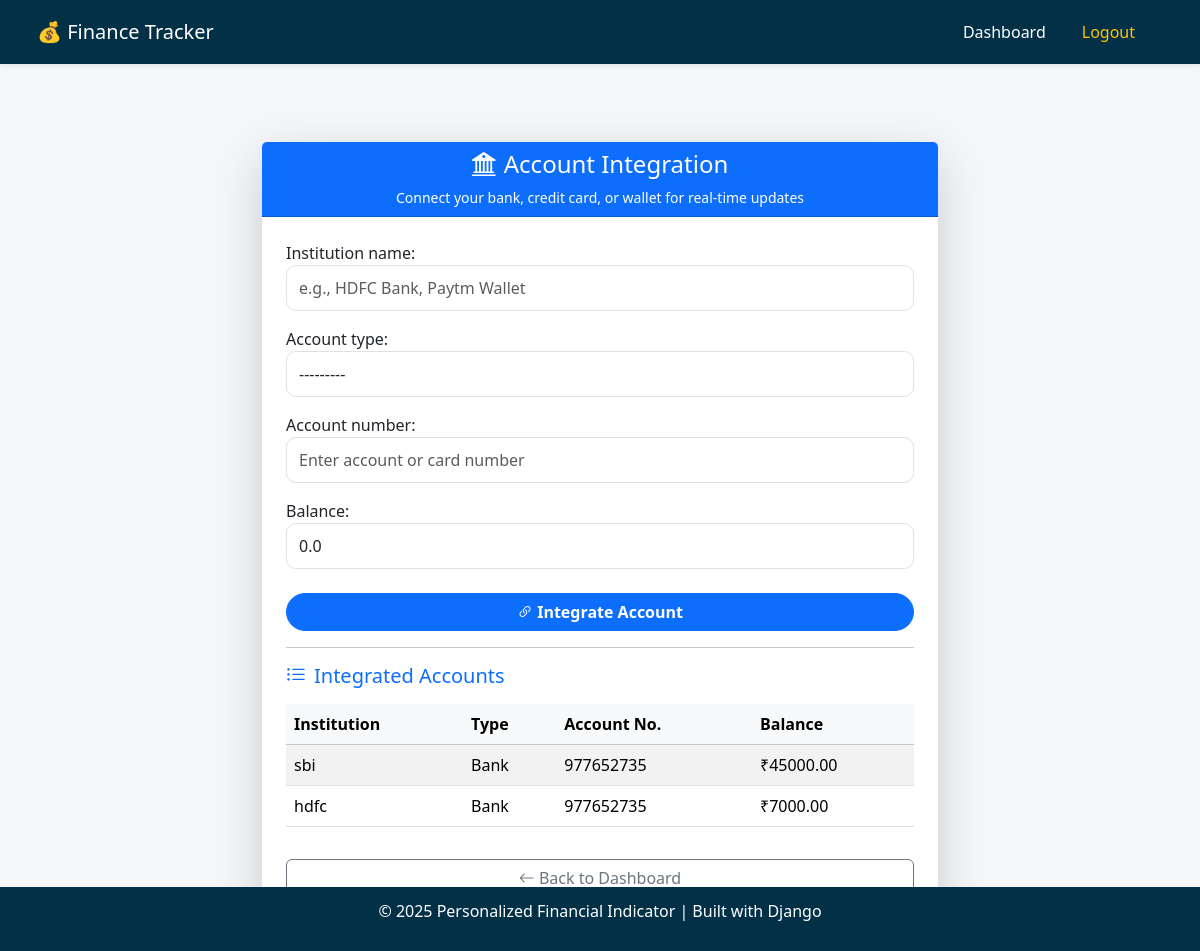
The app's page /account-integration/ (signed in) with its own data.
### authentication/models.py (models this page shows, shortened)
class AccountIntegration(models.Model):
    ACCOUNT_TYPE_CHOICES = [
        ('Bank', 'Bank Account'),
        ('Credit Card', 'Credit Card'),
        ('Wallet', 'Digital Wallet'),
    ]
    user = models.ForeignKey(User, on_delete=models.CASCADE)
    institution_name = models.CharField(max_length=100)
    account_type = models.CharField(max_length=50, choices=ACCOUNT_TYPE_CHOICES)
    account_number = models.CharField(max_length=50)
    balance = models.DecimalField(max_digits=12, decimal_places=2, default=0.00)
    date_linked = models.DateTimeField(auto_now_add=True)

### authentication/views.py (the view)
# urls.py: path('account-integration/', views.account_integration, name='account_integration'),
@login_required(login_url='login')
def account_integration(request):
    if request.method == 'POST':
        form = AccountIntegrationForm(request.POST)
        if form.is_valid():
            account = form.save(commit=False)
            account.user = request.user
            account.save()
            messages.success(request, "Account integrated successfully and will appear in your Dashboard.")
            return redirect('dashboard')
    else:
        form = AccountIntegrationForm()
    accounts = AccountIntegration.objects.filter(user=request.user)
    return render(request, 'authentication/account_integration.html', {
        'form': form,
        'accounts': accounts,
    })

### authentication/forms.py
class AccountIntegrationForm(forms.ModelForm):
    class Meta:
        model = AccountIntegration
        fields = ['institution_name', 'account_type', 'account_number', 'balance']
        widgets = {
            'institution_name': forms.TextInput(attrs={'class': 'form-control', 'placeholder': 'e.g., HDFC Bank, Paytm Wallet'}),
            'account_type': forms.Select(attrs={'class': 'form-control'}),
            'account_number': forms.TextInput(attrs={'class': 'form-control', 'placeholder': 'Enter account or card number'}),
            'balance': forms.NumberInput(attrs={'class': 'form-control', 'placeholder': 'Enter current balance'}),
        }

### authentication/templates/authentication/account_integration.html (shortened to what this page needs)
{% extends 'base.html' %}
{% load static %}
{% block content %}
<link href="https://cdn.jsdelivr.net/npm/bootstrap-icons@1.11.1/font/bootstrap-icons.css" rel="stylesheet">
<div class="container mt-5" style="max-width:700px;">
  <div class="card shadow-lg border-0">
    <div class="card-header bg-primary text-white text-center">
      <h4><i class="bi bi-bank2 me-2"></i>Account Integration</h4>
      <p class="mb-0" style="font-size: 14px;">Connect your bank, credit card, or wallet for real-time updates</p>
    </div>
    <div class="card-body p-4">
      <form method="POST" class="mb-3">{% csrf_token %}
        {{ form.as_p }}
        <button type="submit" class="btn btn-primary w-100 mt-2">
          <i class="bi bi-link-45deg"></i> Integrate Account
        </button>
      </form>
      <hr>
      <h5 class="mb-3 text-primary"><i class="bi bi-list-ul me-2"></i>Integrated Accounts</h5>
      {% if accounts %}
        <table class="table table-striped table-hover align-middle">
          <thead class="table-light">
            <tr>
              <th>Institution</th>
              <th>Type</th>
              <th>Account No.</th>
              <th>Balance</th>
            </tr>
          </thead>
          <tbody>
            {% for acc in accounts %}
              <tr>
                <td>{{ acc.institution_name }}</td>
                <td>{{ acc.account_type }}</td>
                <td>{{ acc.account_number }}</td>
                <td>₹{{ acc.balance }}</td>
              </tr>
            {% endfor %}
          </tbody>
        </table>
      {% else %}
        <p class="text-center text-muted my-3">
          <i class="bi bi-info-circle"></i> No accounts connected yet.
        </p>
      {% endif %}
      <a href="{% url 'dashboard' %}" class="btn btn-outline-secondary w-100 mt-3">
        <i class="bi bi-arrow-left"></i> Back to Dashboard
      </a>
    </div>
  </div>
</div>
{% endblock %}

### authentication/templates/base.html (style rules this page uses)
body { background-color: #f5f6fa; }

### authentication/templates/authentication/account_integration.html (style rules this page uses)
.card { border-radius: 16px; }
input, select { border-radius: 10px !important; padding: 10px 12px !important; }
button.btn { border-radius: 40px; font-weight: 600; }

### records on screen
AccountIntegration: institution_name "sbi", account_type "Bank", account_number "977652735", balance "45000.00"
AccountIntegration: institution_name "hdfc", account_type "Bank", account_number "977652735", balance "7000.00"
